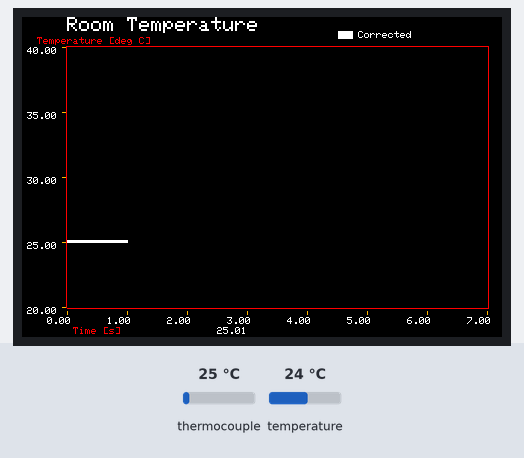
A sketch run on a simulated Arduino Uno, built with avr-gcc and run on an emulated ATmega328P. Shown: 480×320 colour display. The test bench sets the inputs (shaded band); at power-on: thermocouple 25 °C, temperature 24 °C.

Above: at 2.57 s.
2.6 s: thermocouple set to 6 °C
At 2.69 s:
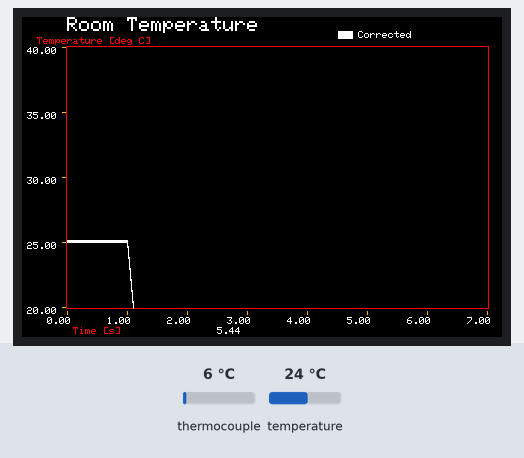
4.4 s: temperature set to 12 °C
At 4.54 s:
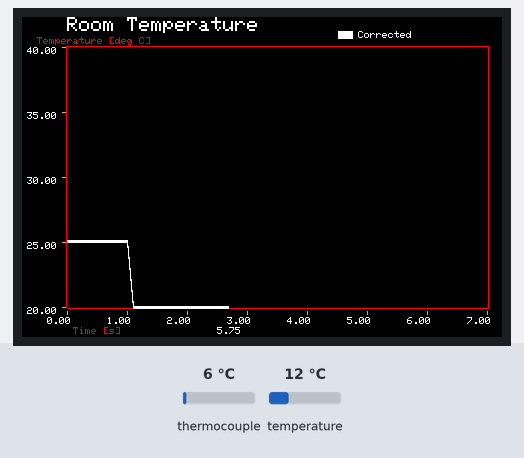
5.9 s: thermocouple set to 75 °C
At 6.05 s:
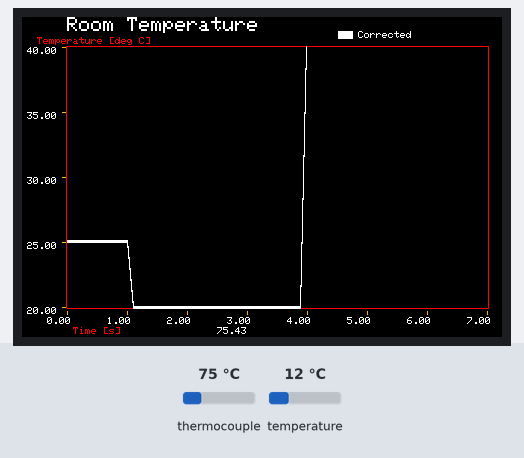
7.4 s: temperature set to 19 °C
At 7.55 s:
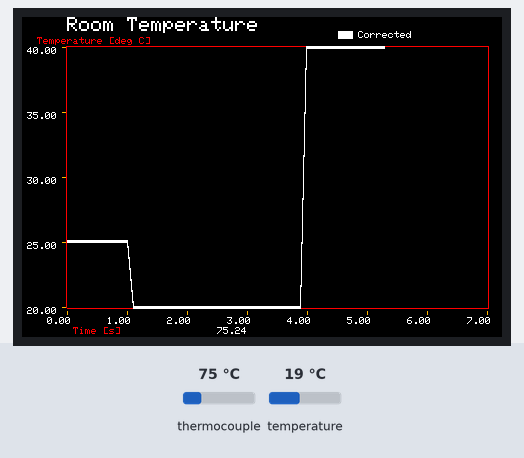
8.9 s: thermocouple set to 150 °C
At 9.05 s:
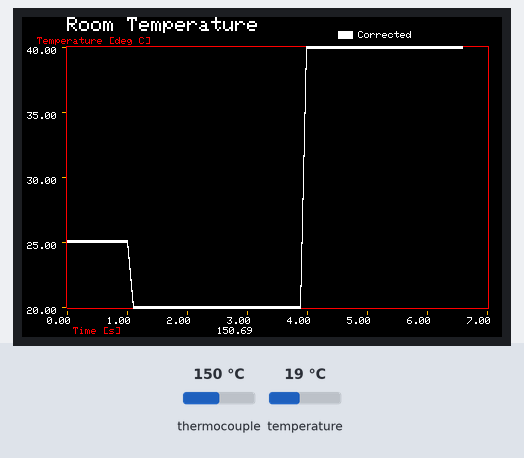
10.5 s: temperature set to 28 °C
At 10.66 s:
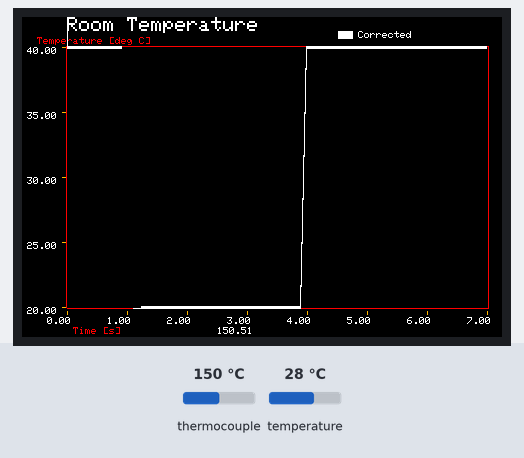

The sketch:

20171201_Mega_Graph_3.ino
```cpp
/*
from https://drive.google.com/file/d/0ByEQKtsOckWBNy1GVS1MMm0zSkk/view
https://www.youtube.com/watch?v=YejRbIKe6e0


This program provides cartesian type graph function

It requires and Arduino Mega (or UNO) and an Adafruit 3.5" TFT 320x480 + Touchscreen Breakout Board
https://learn.adafruit.com/adafruit-3-5-color-320x480-tft-touchscreen-breakout/overview

Adafruit libraries
https://github.com/adafruit/Adafruit_HX8357_Library/archive/master.zip
https://github.com/adafruit/Adafruit-GFX-Library/archive/master.zip

optional touch screen libraries
https://github.com/adafruit/Touch-Screen-Library/archive/master.zip

Revisions
rev     date        author      description
1       12-24-2015  kasprzak    initial creation


This pin setting will also operate the SD card

Pin settings

  Arduino   device
  5V        Vin
  GND       GND
  A0
  A1
  A2         Y+ (for touch screen use)
  A3         X- (for touch screen use)
  A4
  A5
  1
  2
  3
  4         CCS (42 for mega)
  5
  6
  7         Y- (44 for mega)
  8         X+ (46 for mega)
  9         DC (48 on mega * change define)
  10        CS (53 for mega * change define)
  11        MOSI (51 for mega)
  12        MISO  (50 for mega)
  13        CLK (SCK) (52 for mega)
  44        Y- (for touch screen only)
  46        X+ (for touch screen only)
  48        DC
  SDA
  SLC

*/


#include <TFT_HX8357.h> // Hardware-specific library
TFT_HX8357 tft = TFT_HX8357();       // Invoke custom library
#define TFT_GREY 0x7BEF


//#define ADJ_PIN A0


// this is the only external variable used by the graph
// it's a flat to draw the coordinate system only on the first pass
// boolean display1 = true;
// boolean display2 = true;
// boolean display3 = true;
// boolean display4 = true;
// boolean display5 = true;
// boolean display6 = true;
boolean display7 = true;
// boolean display8 = true;
// boolean display9 = true;
//initialize graph variables
boolean var[6] = {true,true,true,true,true,true};
//boolean Intern = true;

double legoff;
double ox[6] , oy[6] ;

//MAX31855
#include "Adafruit_MAX31855.h"
int vccPin = 2;
//3v3 out
int gndPin = 4;
#define MAXDO   5
#define MAXCS   6
#define MAXCLK  7

// initialize the Thermocouple
Adafruit_MAX31855 thermocouple(MAXCLK, MAXCS, MAXDO);


void setup() {

  tft.init();
  tft.setRotation(1);

  //power up MAX31855
  pinMode(vccPin, OUTPUT); digitalWrite(vccPin, HIGH);
  pinMode(gndPin, OUTPUT); digitalWrite(gndPin, LOW);

  Serial.begin(38400);

  delay(1000);
  tft.fillScreen(TFT_BLACK);


}


void loop(void) {


  double x, y, yint;
  //for (x = 0; x <= 7; x += 0.0023809524) {
  for (x = 0; x <= 7; x += 0.1) {
    //y=thermocouple.readFarenheit();
    //y=thermocouple.readCelsius();
    //yint=thermocouple.readInternal();


  //from https://github.com/heypete/MAX31855-Linearization
  // Initialize variables.
   int i = 0; // Counter for arrays
   double internalTemp = thermocouple.readInternal(); // Read the internal temperature of the MAX31855.
   double rawTemp = thermocouple.readCelsius(); // Read the temperature of the thermocouple. This temp is compensated for cold junction temperature.
   double thermocoupleVoltage= 0;
   double internalVoltage = 0;
   double correctedTemp = 0;
   double totalVoltage = 0;

    // Check to make sure thermocouple is working correctly.
   if (isnan(rawTemp)) {
    Serial.println("Something wrong with thermocouple!");

   }
   else {
      // Steps 1 & 2. Subtract cold junction temperature from the raw thermocouple temperature.
      thermocoupleVoltage = (rawTemp - internalTemp)*0.041276;  // C * mv/C = mV

      // Step 3. Calculate the cold junction equivalent thermocouple voltage.

      if (internalTemp >= 0) { // For positive temperatures use appropriate NIST coefficients
         // Coefficients and equations available from http://srdata.nist.gov/its90/download/type_k.tab

         double c[] = {-0.176004136860E-01,  0.389212049750E-01,  0.185587700320E-04, -0.994575928740E-07,  0.318409457190E-09, -0.560728448890E-12,  0.560750590590E-15, -0.320207200030E-18,  0.971511471520E-22, -0.121047212750E-25};

         // Count the the number of coefficients. There are 10 coefficients for positive temperatures (plus three exponential coefficients),
         // but there are 11 coefficients for negative temperatures.
         int cLength = sizeof(c) / sizeof(c[0]);

         // Exponential coefficients. Only used for positive temperatures.
         double a0 =  0.118597600000E+00;
         double a1 = -0.118343200000E-03;
         double a2 =  0.126968600000E+03;


         // From NIST: E = sum(i=0 to n) c_i t^i + a0 exp(a1 (t - a2)^2), where E is the thermocouple voltage in mV and t is the temperature in degrees C.
         // In this case, E is the cold junction equivalent thermocouple voltage.
         // Alternative form: C0 + C1*internalTemp + C2*internalTemp^2 + C3*internalTemp^3 + ... + C10*internaltemp^10 + A0*e^(A1*(internalTemp - A2)^2)
         // This loop sums up the c_i t^i components.
         for (i = 0; i < cLength; i++) {
            internalVoltage += c[i] * pow(internalTemp, i);
         }
            // This section adds the a0 exp(a1 (t - a2)^2) components.
            internalVoltage += a0 * exp(a1 * pow((internalTemp - a2), 2));
      }
      else if (internalTemp < 0) { // for negative temperatures
         double c[] = {0.000000000000E+00,  0.394501280250E-01,  0.236223735980E-04, -0.328589067840E-06, -0.499048287770E-08, -0.675090591730E-10, -0.574103274280E-12, -0.310888728940E-14, -0.104516093650E-16, -0.198892668780E-19, -0.163226974860E-22};
         // Count the number of coefficients.
         int cLength = sizeof(c) / sizeof(c[0]);

         // Below 0 degrees Celsius, the NIST formula is simpler and has no exponential components: E = sum(i=0 to n) c_i t^i
         for (i = 0; i < cLength; i++) {
            internalVoltage += c[i] * pow(internalTemp, i) ;
         }
      }

      // Step 4. Add the cold junction equivalent thermocouple voltage calculated in step 3 to the thermocouple voltage calculated in step 2.
      totalVoltage = thermocoupleVoltage + internalVoltage;

      // Step 5. Use the result of step 4 and the NIST voltage-to-temperature (inverse) coefficients to calculate the cold junction compensated, linearized temperature value.
      // The equation is in the form correctedTemp = d_0 + d_1*E + d_2*E^2 + ... + d_n*E^n, where E is the totalVoltage in mV and correctedTemp is in degrees C.
      // NIST uses different coefficients for different temperature subranges: (-200 to 0C), (0 to 500C) and (500 to 1372C).
      if (totalVoltage < 0) { // Temperature is between -200 and 0C.
         double d[] = {0.0000000E+00, 2.5173462E+01, -1.1662878E+00, -1.0833638E+00, -8.9773540E-01, -3.7342377E-01, -8.6632643E-02, -1.0450598E-02, -5.1920577E-04, 0.0000000E+00};

         int dLength = sizeof(d) / sizeof(d[0]);
         for (i = 0; i < dLength; i++) {
            correctedTemp += d[i] * pow(totalVoltage, i);
         }
      }
      else if (totalVoltage < 20.644) { // Temperature is between 0C and 500C.
         double d[] = {0.000000E+00, 2.508355E+01, 7.860106E-02, -2.503131E-01, 8.315270E-02, -1.228034E-02, 9.804036E-04, -4.413030E-05, 1.057734E-06, -1.052755E-08};
         int dLength = sizeof(d) / sizeof(d[0]);
         for (i = 0; i < dLength; i++) {
            correctedTemp += d[i] * pow(totalVoltage, i);
         }
      }
      else if (totalVoltage < 54.886 ) { // Temperature is between 500C and 1372C.
         double d[] = {-1.318058E+02, 4.830222E+01, -1.646031E+00, 5.464731E-02, -9.650715E-04, 8.802193E-06, -3.110810E-08, 0.000000E+00, 0.000000E+00, 0.000000E+00};
         int dLength = sizeof(d) / sizeof(d[0]);
         for (i = 0; i < dLength; i++) {
            correctedTemp += d[i] * pow(totalVoltage, i);
         }
      } else { // NIST only has data for K-type thermocouples from -200C to +1372C. If the temperature is not in that range, set temp to impossible value.
         // Error handling should be improved.
         Serial.print("Temperature is out of range. This should never happen.");
         correctedTemp = NAN;
      }

      //Serial.print("Corrected Temp = ");
      //Serial.println(correctedTemp, 5);
      //Serial.println("");

   }


    //move to graphing function and plot a black box
    if (isnan(y)) {
      correctedTemp=0;
    }


 //   Graph(tft, x, y, "", 50, 290, 390, 260, 0, 60, 10, 70, 90, 5, "Room Temperature", " Time [s]", "Temperature [deg F]", TFT_NAVY, TFT_RED, TFT_GREEN, TFT_WHITE, TFT_BLACK, display7);
    //Graph(tft, x, y, 0, "TC", 45, 290, 420, 260, 0, 7, 1, 20, 40, 5, "Room Temperature", " Time [s]", "Temperature [deg C]", TFT_ORANGE, TFT_RED, TFT_GREEN, TFT_WHITE, TFT_BLACK, display7);
    Graph(tft, x, correctedTemp, 1, "Corrected", 45, 290, 420, 260, 0, 7, 1, 20, 40, 5, "Room Temperature", " Time [s]", "Temperature [deg C]", TFT_ORANGE, TFT_RED, TFT_WHITE, TFT_WHITE, TFT_BLACK, display7);

    delay(100);
  }
  //tft.fillScreen(TFT_BLACK);

}

/*

  function to draw a cartesian coordinate system and plot whatever data you want
  just pass x and y and the graph will be drawn

  huge arguement list
  &d name of your display object
  x = x data point
  y = y datapont
  iname = integer variable for legend flag and referencing previous values
  sname = variable legend display name
  gx = x graph location (lower left)
  gy = y graph location (lower left)
  w = width of graph
  h = height of graph
  xlo = lower bound of x axis
  xhi = upper bound of x asis
  xinc = division of x axis (distance not count)
  ylo = lower bound of y axis
  yhi = upper bound of y asis
  yinc = division of y axis (distance not count)
  title = title of graph
  xlabel = x asis label
  ylabel = y asis label
  gcolor = graph line colors
  acolor = axi ine colors
  pcolor = color of your plotted data
  tcolor = text color
  bcolor = background color
  &redraw = flag to redraw graph on fist call only
*/


void Graph(TFT_HX8357 &d, double x, double y, int iname, String sname, double gx, double gy, double w, double h, double xlo, double xhi, double xinc, double ylo, double yhi, double yinc, String title, String xlabel, String ylabel, unsigned int gcolor, unsigned int acolor, unsigned int pcolor, unsigned int tcolor, unsigned int bcolor, boolean &redraw) {

  double ydiv, xdiv;
  // initialize old x and old y in order to draw the first point of the graph
  // but save the transformed value
  // note my transform funcition is the same as the map function, except the map uses long and we need doubles
  //static double ox = (x - xlo) * ( w) / (xhi - xlo) + gx;
  //static double oy = (y - ylo) * (gy - h - gy) / (yhi - ylo) + gy;
  double j;
  double temp;
  double ox1[iname];
  double oy1[iname];

  int rot, newrot;

  if (redraw == true) {

    redraw = false;
    legoff=0; //set legend offset to zero

    ox[iname] = (x - xlo) * ( w) / (xhi - xlo) + gx;
    oy[iname] = (y - ylo) * (gy - h - gy) / (yhi - ylo) + gy;
    //ox1 = (x - xlo) * ( w) / (xhi - xlo) + gx;
    //oy1 = (y - ylo) * (gy - h - gy) / (yhi - ylo) + gy;


    d.drawFastHLine(gx, gy+1, w+2, acolor);  //draw x-axis
    d.drawFastHLine(gx, gy-h-1, w+2, acolor); //draw x-axis
    d.drawFastVLine(gx-1, gy-h-1, h+2, acolor); //draw y-axis
    d.drawFastVLine(gx+w+1, gy-h-1, h+2, acolor); //draw y-axis


    // draw y scale
    for ( j = ylo; j <= yhi; j += yinc) {
      // compute the transform
      temp =  (j - ylo) * (gy - h - gy) / (yhi - ylo) + gy;
      d.drawFastHLine(gx-5, temp, 4,  gcolor);

      d.setTextSize(1);
      d.setTextColor(tcolor, bcolor);
      d.setCursor(gx - 40, temp); //y-axis labels
      // precision is default Arduino--this could really use some format control
      d.println(j);
    }
    // draw x scale
    for (j = xlo; j <= xhi; j += xinc) {

      // compute the transform

      temp =  (j - xlo) * ( w) / (xhi - xlo) + gx;
      d.drawFastVLine(temp, gy+4, 4, gcolor);

      d.setTextSize(1);
      d.setTextColor(tcolor, bcolor);
      d.setCursor(temp-20, gy + 10); //x-axis labels
      // precision is default Arduino--this could really use some format control
      d.println(j);
    }


    //now draw the labels
    d.setTextSize(2);
    d.setTextColor(tcolor, bcolor);
    d.setCursor(gx , gy - h - 30);
    d.println(title);

    d.setTextSize(1);
    d.setTextColor(acolor, bcolor);
    d.setCursor(gx , gy + 20);
    d.println(xlabel);

    d.setTextSize(1);
    d.setTextColor(acolor, bcolor);
    d.setCursor(gx - 30, gy - h - 10);
    d.println(ylabel);

  }


  if (var[iname] == true) {

    //Build Legend color key
    tft.setTextSize(1); tft.setTextColor(TFT_WHITE);
    tft.fillRect(gx+w+1-150+legoff, gy-h-1-15, 15, 8, pcolor); tft.setCursor(gx+w+1-150+20+legoff, gy-h-1-15+0); tft.print(sname);

    //print current for debugging
    //tft.fillRect(gx+175 , gy + 20, 300, 8, TFT_BLACK); //clear out old var
    //d.setCursor(gx+175 , gy + 20);
    //d.println(legoff);
    //d.println("  ");
    //d.println(vname);
    //delay(5000);


    var[iname] = false;
    legoff += 50;

  }

  //graph drawn now plot the data
  // the entire plotting code are these few lines...
  // recall that ox and oy are initialized as static above

  //Plot current measurement:
  tft.fillRect(gx+100+legoff , gy + 20, 100, 8, TFT_BLACK); //clear out old x
  tft.setTextColor(pcolor);
  d.setCursor(gx+100+legoff , gy + 20);
  d.println(y);

  // initialize x/y
  if (x == 0) {
     ox[iname] = (x - xlo) * ( w) / (xhi - xlo) + gx;
     oy[iname] = (y - ylo) * (gy - h - gy) / (yhi - ylo) + gy;
     }
  if (y > yhi) {
     y = yhi;
     }
  if (y < ylo) {
     y = ylo;
     }
  x =  (x - xlo) * ( w) / (xhi - xlo) + gx;
  y =  (y - ylo) * (gy - h - gy) / (yhi - ylo) + gy;

  ////Draw preceding black 'boxes' to erase old plot lines, !!!WEIRD CODE TO COMPENSATE FOR BUTTONS AND COLOR KEY SO 'ERASER' DOESN'T ERASE BUTTONS AND COLOR KEY!!!
  //if (x >= ox1+w+20) //in range with buffer at beginning
  //{
  //  tft.fillRect(gx, gy-h, 20, h, TFT_GREY);
  //}
  //Serial.print(x);
  //Serial.println("");
  if ((x > gx-20) && (x <= gx+w-20)) //in range with buffer at beginning
  {
    tft.fillRect(x, gy-h, 20, h+1, TFT_BLACK);

    //tft.fillRect(284, 208, 18, 8, TFTLCD_BLACK); //clear out old second
  }
  else if ((x > gx+w-20) && (x <= gx+w))
  {
    tft.fillRect(x, gy-h, gx+w-x, h+1, TFT_BLACK);
  }
  else if (x <= gx-20)
  {
    tft.fillRect(gx-20, gy-h, 20, h+1, TFT_BLACK);
  //  Serial.print("less than");
  }

  //plot lines

  d.drawLine(ox[iname], oy[iname], x, y, pcolor);
  d.drawLine(ox[iname], oy[iname] + 1, x, y + 1, pcolor);
  d.drawLine(ox[iname], oy[iname] - 1, x, y - 1, pcolor);
  ox[iname] = x;
  oy[iname] = y;
  //print current x
  //tft.fillRect(gx+100 , gy + 20, 300, 8, TFT_BLACK); //clear out old x
  //d.setCursor(gx+100 , gy + 20);
  //d.println(x);
  //d.setCursor(gx+200 , gy + 20);
  //d.println(gx+w-x);
}

/*
  End of graphing functioin
*/
```
